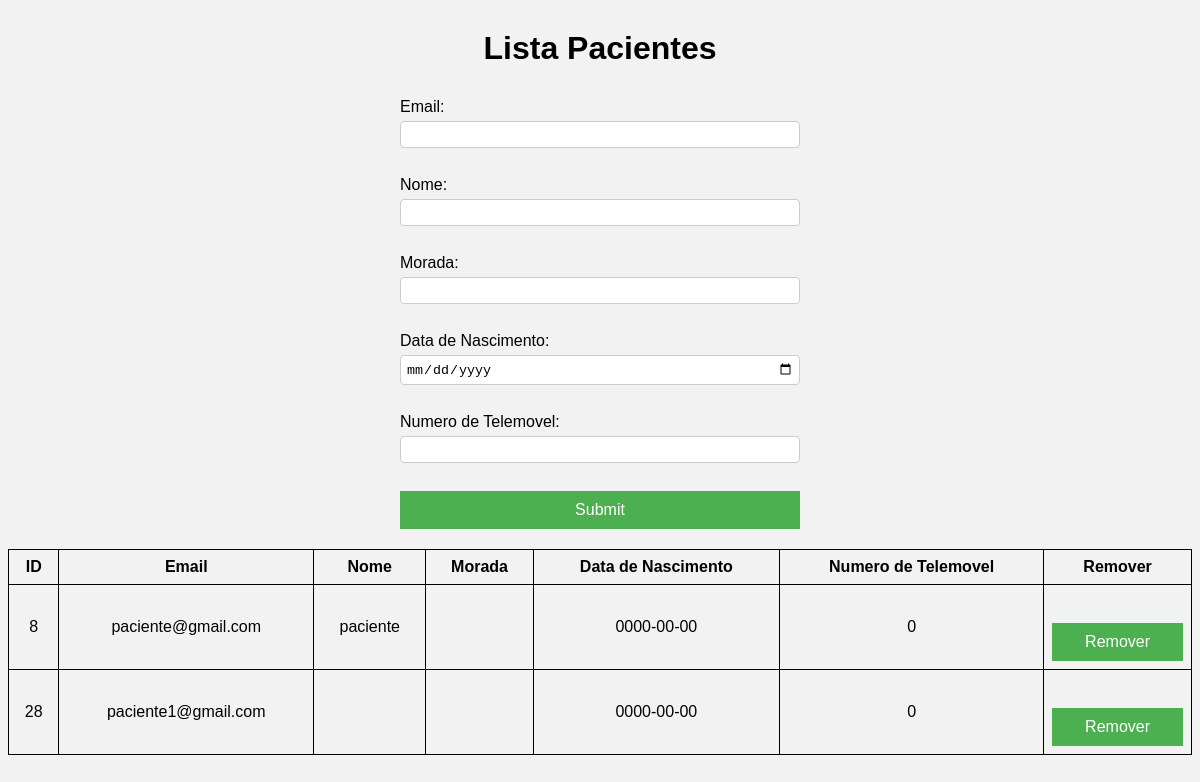
The app's page /Paciente/listapacientes.php with its own data.
### tables this page shows
CREATE TABLE `users` (
  `id` int(9) NOT NULL,
  `email` varchar(250) NOT NULL,
  `nome` varchar(250) NOT NULL,
  `password` varchar(250) NOT NULL,
  `type` varchar(10) NOT NULL,
  `morada` varchar(250) NOT NULL,
  `data_nascimento` date NOT NULL,
  `nr_telemovel` int(9) NOT NULL,
  `especialidade` varchar(250) NOT NULL
);

### Paciente/listapacientes.php (the view, shortened to what this page needs)
<!DOCTYPE html>
<html>
<head>
</head>
<body>
    <h1>Lista Pacientes</h1>
    <?php
    $servername = "localhost";
    $dbusername = "root";
    $dbpassword = "";
    $dbname = "medisep";
    $connection = new mysqli($servername, $dbusername, $dbpassword, $dbname);
    ?>
    <form method="POST" action="<?php echo htmlspecialchars($_SERVER["PHP_SELF"]); ?>">
        <label for="email">Email:</label>
        <input type="email" id="email" name="email" required><br>
        <label for="nome">Nome:</label>
        <input type="text" id="nome" name="nome"><br>
        <label for="morada">Morada:</label>
        <input type="text" id="morada" name="morada"><br>
        <label for="data_nascimento">Data de Nascimento:</label>
        <input type="date" id="data_nascimento" name="data_nascimento"><br>
        <label for="nr_telemovel">Numero de Telemovel:</label>
        <input type="tel" id="nr_telemovel" name="nr_telemovel"><br>
        <input type="submit" name="add_user" value="Submit">
    </form>
    <?php
    $query = "SELECT id, email, nome, morada, data_nascimento, nr_telemovel FROM users WHERE type = 'paciente'";
    $result = mysqli_query($connection, $query);
    if ($result && mysqli_num_rows($result) > 0) {
        echo '<table>';
        echo '<thead>';
        echo '<tr>';
        echo '<th>ID</th>';
        echo '<th>Email</th>';
        echo '<th>Nome</th>';
        echo '<th>Morada</t;h>';
        echo '<th>Data de Nascimento</th>';
        echo '<th>Numero de Telemovel</th>';
        echo '<th>Remover</th>';
        echo '</tr>';
        echo '</thead>';
        echo '<tbody>';
        while ($row = mysqli_fetch_assoc($result)) {
            echo '<tr>';
            echo '<td>' . $row['id'] . '</td>';
            echo '<td>' . $row['email'] . '</td>';
            echo '<td>' . $row['nome'] . '</td>';
            echo '<td>' . $row['morada'] . '</td>';
            echo '<td>' . $row['data_nascimento'] . '</td>';
            echo '<td>' . $row['nr_telemovel'] . '</td>';
            echo '<td>';
            echo '<form method="POST" action="' . htmlspecialchars($_SERVER["PHP_SELF"]) . '">';
            echo '<input type="submit" name="remove_user" value="Remover">';
            echo '</form>';
            echo '</td>';
            echo '</tr>';
        }
        echo '</tbody>';
        echo '</table>';
    } else {
        echo '<p>Não existem pacientes para apresentar.</p>';
    }
    ?>
</body>
</html>

### Paciente/listapacientes.php (style rules this page uses)
body { background-color: #f2f2f2; font-family: Arial, sans-serif; }
h1 { text-align: center; margin-top: 30px; }
table { width: 100%; border-collapse: collapse; margin-top: 20px; }
table, th, td { border: 1px solid black; padding: 8px; text-align: center; }
form { margin-top: 20px; display: flex; flex-direction: column; max-width: 400px; margin-left: auto; margin-right: auto; }
label { margin-top: 10px; }
input[type="text"], input[type="date"], input[type="email"], input[type="tel"] { width: 100%; padding: 5px; border: 1px solid #ccc; border-radius: 4px; box-sizing: border-box; margin-top: 5px; }
input[type="submit"] { margin-top: 10px; padding: 10px; background-color: #4CAF50; color: white; border: none; cursor: pointer; font-size: 16px; }

### records on screen
users: id "8", email "paciente@gmail.com", nome "paciente", data_nascimento "0000-00-00", nr_telemovel "0"
users: id "28", email "paciente1@gmail.com", data_nascimento "0000-00-00", nr_telemovel "0"
